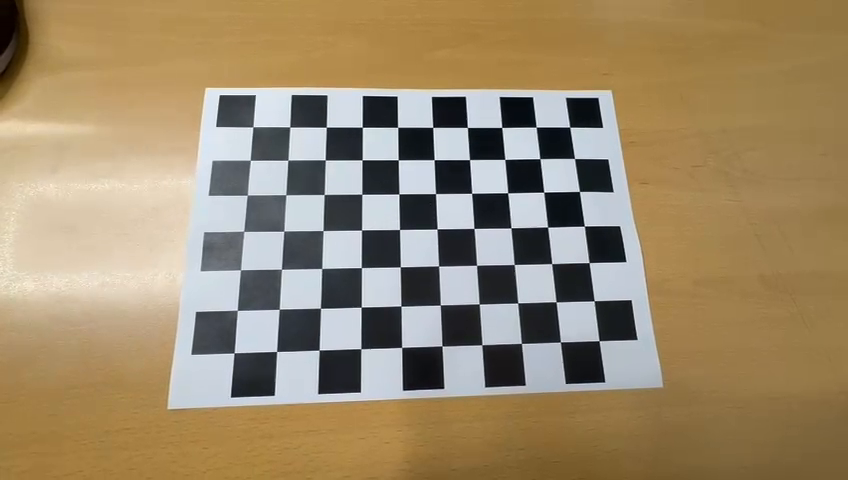
#> input picture frame 29 of Kalibri/sample.mp4, 848 x 480 px
$ python kalibri.py
#> lines starting #> are read from the running program, lines starting #| are printed output that depends on the picture
import cv2
import numpy as np

VIDEO_PATH = r"./sample.mp4"

# From your checkerboard image:
# "10x7 vertices" => 10 columns x 7 rows of INNER corners
PATTERN_SIZE = (10, 7)

# 25 mm from the checkerboard generator screenshot.
# For camera intrinsics, the exact unit is not critical as long as it is consistent.
SQUARE_SIZE = 25.0

# Sampling interval for video frames
FRAME_STEP = 10

# Minimum number of successful detections required
MIN_VALID_FRAMES = 12

# Visualization / output
SHOW_DETECTIONS = True
SAVE_UNDISTORTED_VIDEO = True
UNDISTORTED_VIDEO_PATH = "undistorted_output.mp4"


def build_object_points(pattern_size, square_size):
    cols, rows = pattern_size
    objp = np.zeros((rows * cols, 3), np.float32)
    grid = np.mgrid[0:cols, 0:rows].T.reshape(-1, 2)
    objp[:, :2] = grid * square_size
    return objp


def collect_calibration_points(video_path, pattern_size, square_size, frame_step=10, show=False):
#> called with video_path = './sample.mp4', pattern_size = (10, 7), square_size = 25, frame_step = 10, show = True
    cap = cv2.VideoCapture(video_path)
    if not cap.isOpened():
        raise RuntimeError(f"Failed to open video: {video_path}")

    criteria = (
        cv2.TERM_CRITERIA_EPS + cv2.TERM_CRITERIA_MAX_ITER,
        30,
        0.001,
    )

    objp = build_object_points(pattern_size, square_size)
    object_points = []
    image_points = []

    frame_index = 0
    valid_count = 0
    image_size = None

    while True:
        ok, frame = cap.read()
#> frame is the input picture: shape (480, 848, 3); mean B, G, R 107.3, 137.3, 155.7
        if not ok:
            break

        if frame_index % frame_step != 0:
            frame_index += 1
            continue

        gray = cv2.cvtColor(frame, cv2.COLOR_BGR2GRAY)
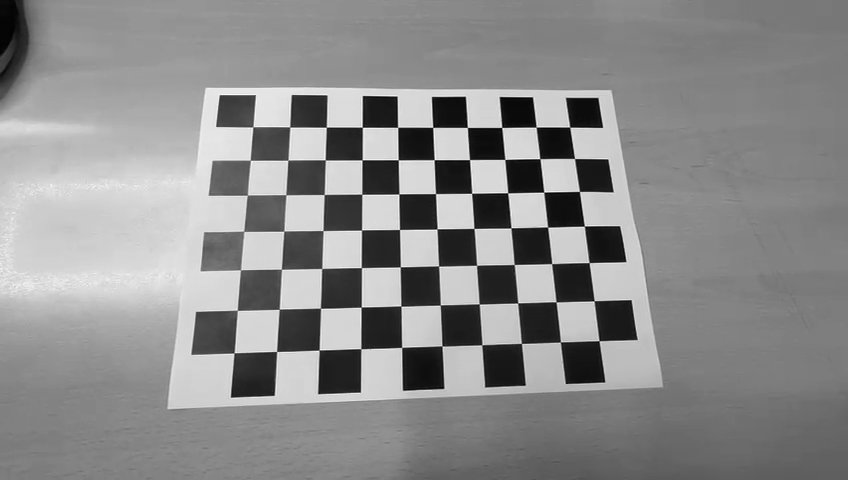
#> gray: shape (480, 848); min 0, max 255, mean 139.4
        image_size = (gray.shape[1], gray.shape[0])
#> image_size = (848, 480)

        flags = (
            cv2.CALIB_CB_ADAPTIVE_THRESH
            + cv2.CALIB_CB_NORMALIZE_IMAGE
            + cv2.CALIB_CB_FAST_CHECK
        )

        found, corners = cv2.findChessboardCorners(gray, pattern_size, flags)
#> found = True; corners = 70 rows, first 8: [252.9, 126.8], [289.7, 126.9], [326.2, 127.2], [362.3, 127.3], [397.6, 127.3], [432.7, 127.4], [467.4, 127.5], [501.6, 127.4]

        vis = frame.copy()

        if found:
            corners_refined = cv2.cornerSubPix(
                gray,
                corners,
                (11, 11),
                (-1, -1),
                criteria,
            )
#> corners_refined = 70 rows, first 8: [252.9, 126.8], [289.8, 126.9], [326.3, 127.2], [362.3, 127.2], [397.6, 127.3], [432.7, 127.4], [467.3, 127.4], [501.7, 127.5]

            object_points.append(objp.copy())
            image_points.append(corners_refined)
            valid_count += 1

            if show:
                cv2.drawChessboardCorners(vis, pattern_size, corners_refined, found)
                cv2.putText(
                    vis,
                    f"Detected frames: {valid_count}",
                    (20, 40),
                    cv2.FONT_HERSHEY_SIMPLEX,
                    1.0,
                    (0, 255, 0),
                    2,
                    cv2.LINE_AA,
                )
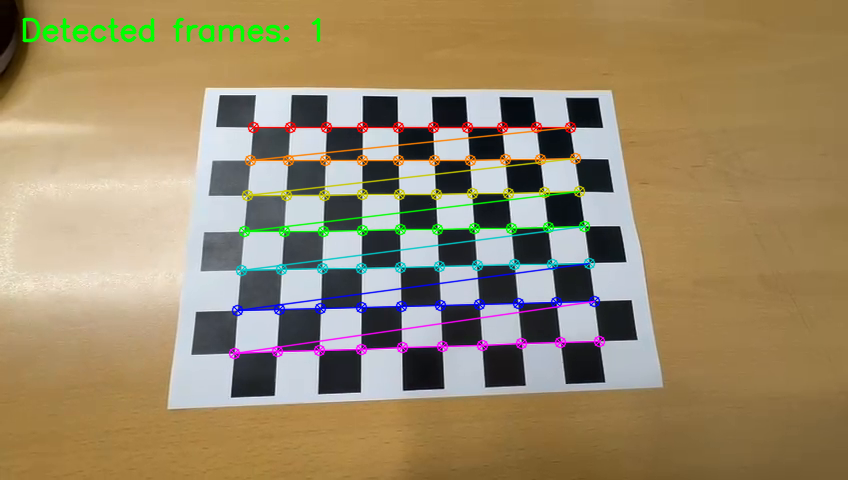
#> vis: shape (480, 848, 3); mean B, G, R 106.2, 137.7, 154.9
        else:
            if show:
                cv2.putText(
                    vis,
                    "Chessboard not found",
                    (20, 40),
                    cv2.FONT_HERSHEY_SIMPLEX,
                    1.0,
                    (0, 0, 255),
                    2,
                    cv2.LINE_AA,
                )

        if show:
            cv2.imshow("Calibration Detection", vis)
            key = cv2.waitKey(1) & 0xFF
#> (key q is pressed here)
            if key == 27:  # ESC
                break

        frame_index += 1

    cap.release()
    if show:
        cv2.destroyAllWindows()

    if image_size is None:
        raise RuntimeError("No frames were read from the video.")

    return object_points, image_points, image_size


# [114 lines left out: functions calibrate_camera, compute_mean_reprojection_error, undistort_video, show_before_after, not called in this run]


def main():
    object_points, image_points, image_size = collect_calibration_points(
        VIDEO_PATH,
        PATTERN_SIZE,
        SQUARE_SIZE,
        frame_step=FRAME_STEP,
        show=SHOW_DETECTIONS,
    )
#> object_points = 2 items; image_points = 2 items; image_size = (848, 480)

    print(f"Valid chessboard detections: {len(image_points)}")
#| Valid chessboard detections: 2

    if len(image_points) < MIN_VALID_FRAMES:
#> (the run stopped early here; a loop or call above may not have finished)

$ run again, starting later in the video
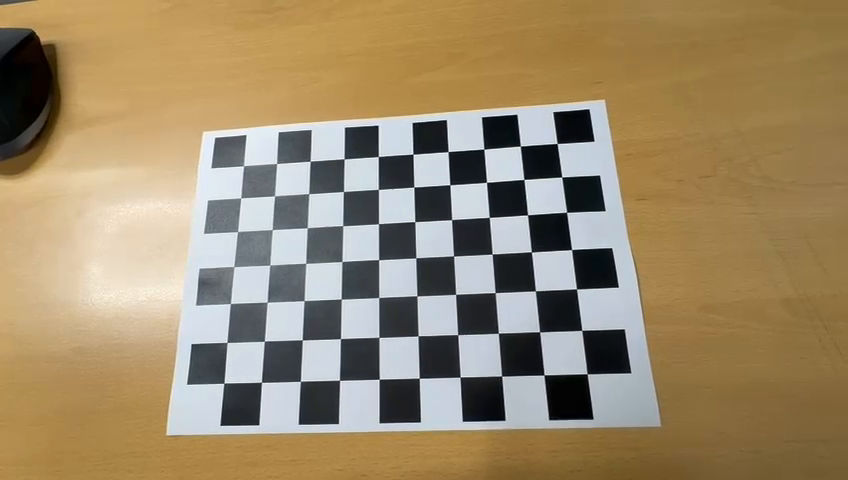
#> input picture frame 133 of Kalibri/sample.mp4, 848 x 480 px
#> in collect_calibration_points, frame is the input picture: shape (480, 848, 3); mean B, G, R 106.5, 137.6, 156
#> in collect_calibration_points, `gray = cv2.cvtColor(frame, cv2.COLOR_BGR2GRAY)`:
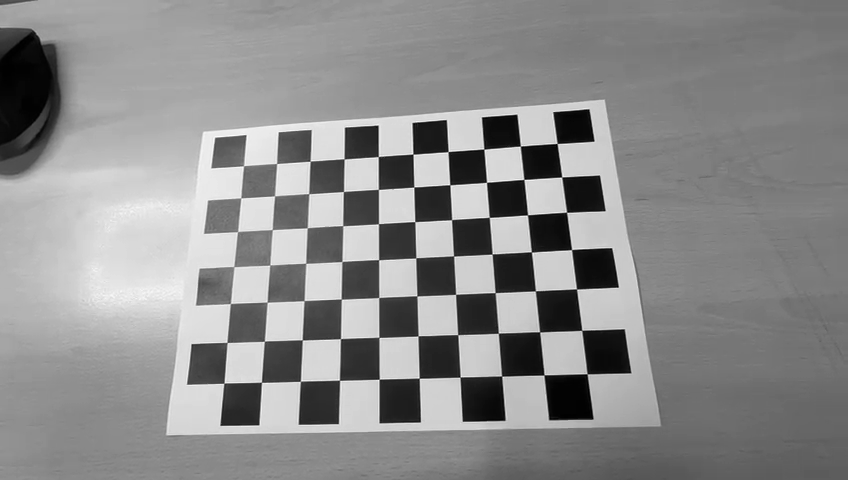
#> gray: shape (480, 848); min 0, max 254, mean 139.5
#> found = True; corners = 70 rows, first 8: [243.5, 165.8], [276.6, 163.5], [310.2, 161.3], [344.2, 159], [378.3, 156.6], [412.9, 154], [448, 151.6], [483.9, 149.2]
#> corners_refined = 70 rows, first 8: [243.5, 165.7], [276.7, 163.5], [310.1, 161.2], [344.2, 158.8], [378.3, 156.6], [413, 154.2], [448.1, 151.6], [483.8, 149.1]
#> in collect_calibration_points, `cv2.putText( vis, f"Detected frames: {valid_count}", (20, 40), cv2.FON..`:
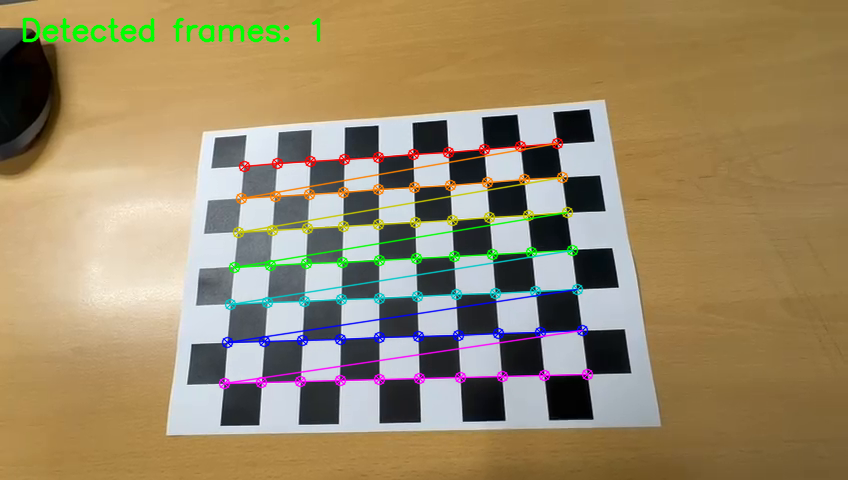
#> vis: shape (480, 848, 3); mean B, G, R 105.2, 137.7, 155
#> in main, `object_points, image_points, image_size = collect_calibration_points( ..`: object_points = 2 items; image_size = (848, 480)
#| Valid chessboard detections: 2

$ run again, starting later in the video
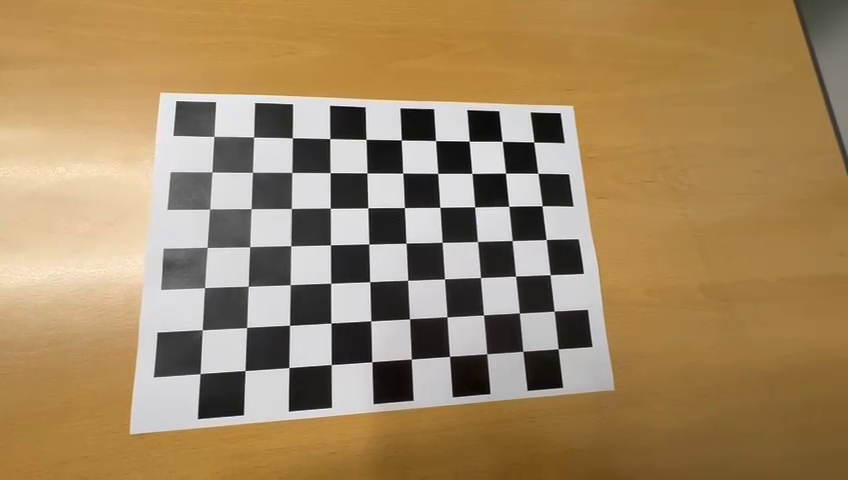
#> input picture frame 236 of Kalibri/sample.mp4, 848 x 480 px
#> in collect_calibration_points, frame is the input picture: shape (480, 848, 3); mean B, G, R 98.7, 135.4, 161.8
#> in collect_calibration_points, `gray = cv2.cvtColor(frame, cv2.COLOR_BGR2GRAY)`:
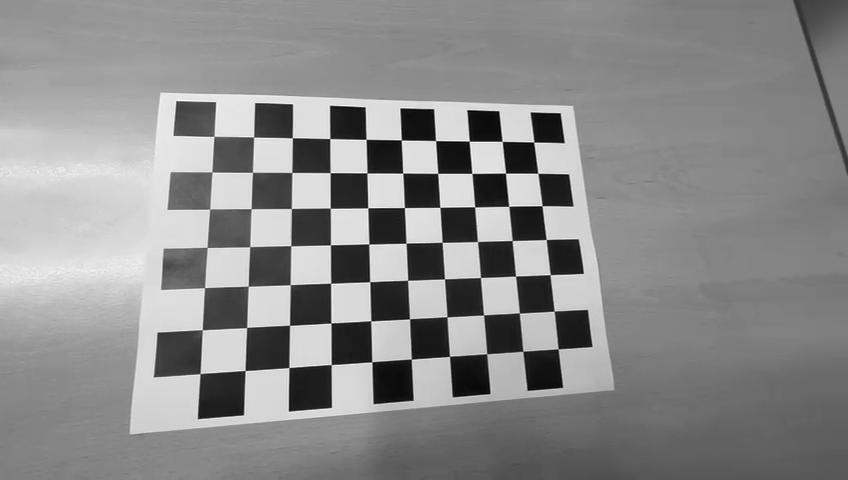
#> gray: shape (480, 848); min 0, max 255, mean 139.1
#> found = True; corners = 70 rows, first 8: [214, 136.3], [253.5, 137.1], [292.4, 137.9], [329.8, 138.6], [366.1, 139.4], [401.4, 140], [435.6, 140.6], [469.2, 141.1]
#> corners_refined = 70 rows, first 8: [214, 136.4], [253.6, 137], [292.4, 137.8], [329.8, 138.6], [366.1, 139.4], [401.3, 139.9], [435.5, 140.6], [469.2, 141.2]
#> in collect_calibration_points, `cv2.putText( vis, f"Detected frames: {valid_count}", (20, 40), cv2.FON..`:
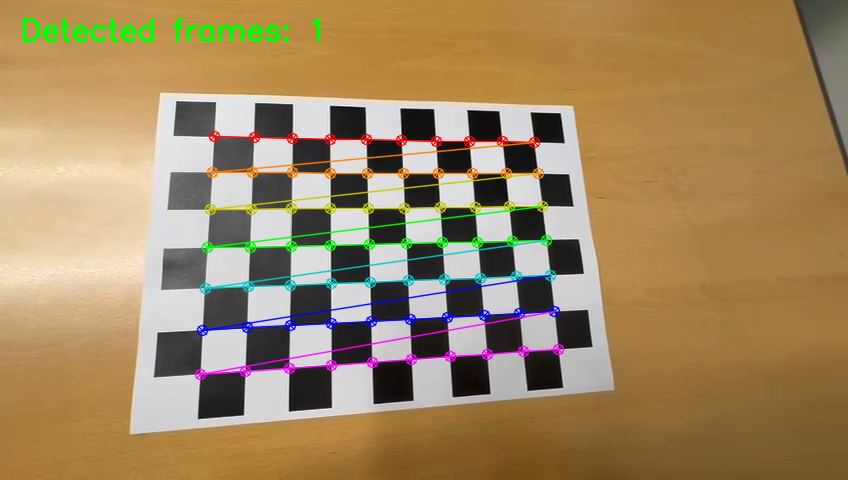
#> vis: shape (480, 848, 3); mean B, G, R 97.8, 135.7, 160.7
#> in main, `object_points, image_points, image_size = collect_calibration_points( ..`: object_points = 2 items; image_size = (848, 480)
#| Valid chessboard detections: 2
